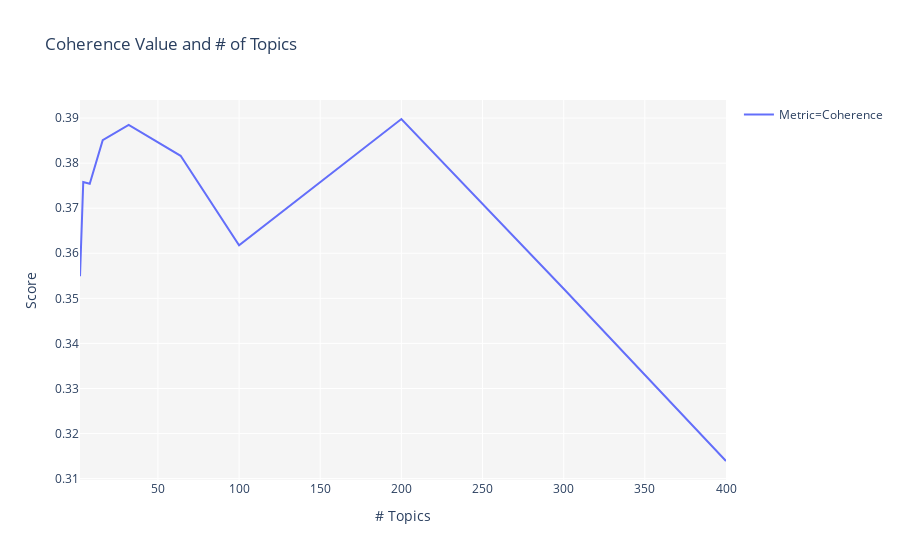

Notebook code cell kept with this figure:
### Markdown cell above
**What is Intrinsic Evaluation Method?**

Intrinsic evaluation methods assess how well the word embeddings inherently capture the semantic or syntactic relationships between the words. Where Semantics refers to the meaning of words, whereas syntax refers to the grammar. You could also evaluate the embeddings on syntactic analogies, such as plurals, tenses and comparatives.
N
Hence, using the tune_model() we will create a topic coherence score by iterating on a pre-defined grid with different number of topics and create a model for each parameter.Topic coherence is then evaluated for different models and are visually presented in a graph that has the  Coherence Score on y-axis as a function of # Topics on x-axis. You can view the results below:

**Note: This part of the process took the longest around 4+ hours to create the semantic and syntactic relationships in between the topics.**

### Code cell
tuned_unsupervised = tune_model(model = 'lda', multi_core = True)

### Figure 1 — Plotly figure (JSON) as saved in the notebook; plotly's stock layout.template omitted (floating-point values rounded to 4 significant figures)
{"data": [{"hovertemplate": "Metric=Coherence<br># Topics=%{x}<br>Score=%{y}", "showlegend": true, "legendgroup": "Metric=Coherence", "name": "Metric=Coherence", "yaxis": "y", "hoverlabel": {"namelength": 0}, "mode": "lines", "xaxis": "x", "y": [0.3549, 0.3758, 0.3754, 0.3851, 0.3885, 0.3816, 0.3618, 0.3898, 0.3521, 0.3139], "x": [2, 4, 8, 16, 32, 64, 100, 200, 300, 400], "line": {"color": "#636efa", "dash": "solid", "shape": "linear"}, "type": "scatter"}], "layout": {"yaxis": {"domain": [0, 1], "anchor": "x", "title": {"text": "Score"}}, "plot_bgcolor": "rgb(245,245,245)", "title": {"text": "Coherence Value and # of Topics"}, "xaxis": {"domain": [0, 1], "anchor": "y", "title": {"text": "# Topics"}}, "legend": {"tracegroupgap": 0}}}
